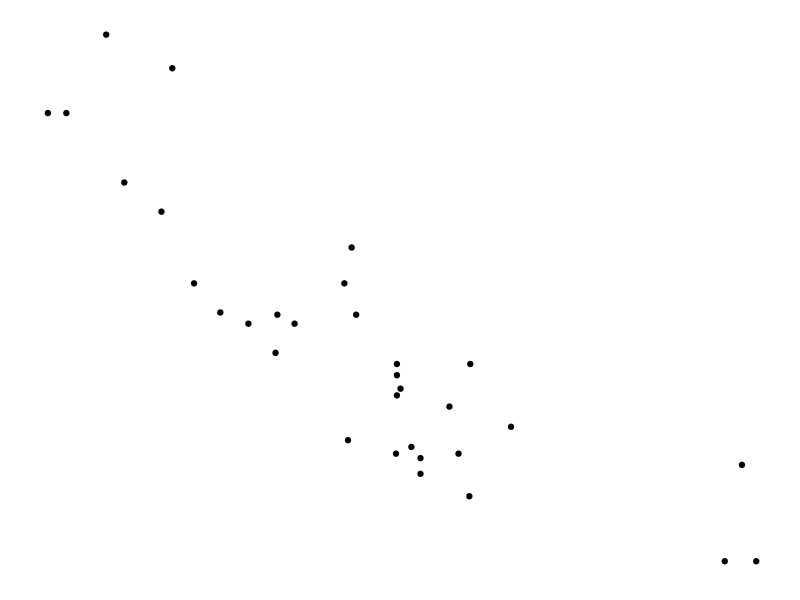

Generate this figure with R:
## ---- chunk 1
library(ggplot2)
library(ggthemes)
## ---- chunk 2
(ggplot(mtcars, aes(wt, mpg))
 + geom_point()
 + theme_solid(fill = "white"))



